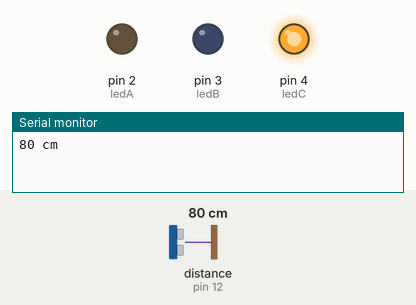
Bench run of a sketch on a simulated Arduino Uno, built with avr-gcc and run on an emulated ATmega328P. Shown: output pins drawn as LEDs (lit = HIGH), the last lines printed to the serial monitor. Wiring (inferred from the names in the program): ultrasonic range finder: trigger pin 13; echo pin 12. The test bench sets the inputs (shaded band); at power-on: distance to the obstacle (sensor on pin 12) 80 cm. The echo pulse lasts 58.3 µs per cm; pins used as bus, display or sensor lines are not drawn.

Above: at 1.2 s.
1.3 s: distance to the obstacle (sensor on pin 12) set to 63 cm
2.8 s: distance to the obstacle (sensor on pin 12) set to 56 cm
At 3.3 s:
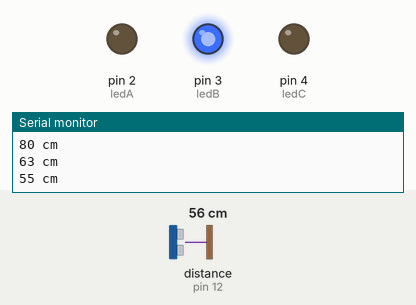
4.3 s: distance to the obstacle (sensor on pin 12) set to 2 cm
At 5.5 s:
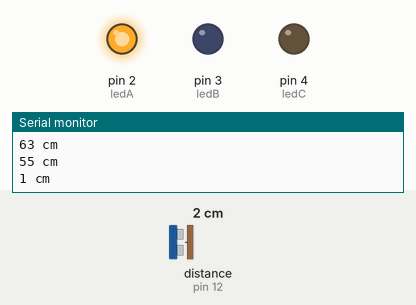
5.9 s: distance to the obstacle (sensor on pin 12) set to 35 cm
At 6.8 s:
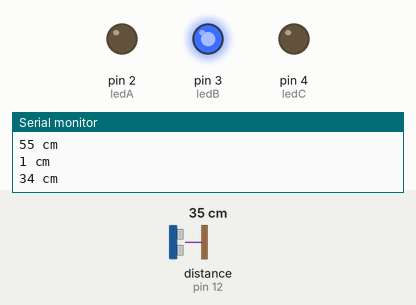
7.4 s: distance to the obstacle (sensor on pin 12) set to 4 cm
At 8.7 s:
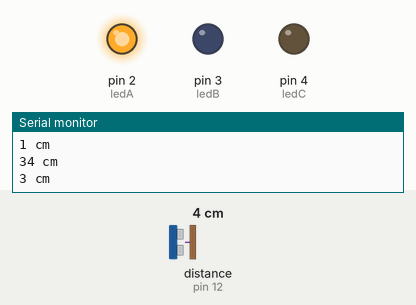
Timing chart, 0 to 10.0 s (numbered marks = the images above; inputs shaded):
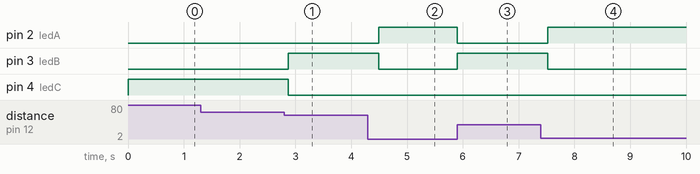

The sketch:

AR02_ultrasonic.ino
```cpp
/*
 예제 6.7
 초음파 거리센서를 이용한 거리 측정
*/

const int ledA   =  2;
const int ledB   =  3;
const int ledC   =  4;
int number = 1;
// 트리거 핀과 에코 핀 번호를 설정한다.
const char trigPin = 13;
const char echoPin = 12;

// 펄스 폭과 거리 변수 설정
int pulseWidth;
int distance;
int distanceOld;

void setup() {
  // 시리얼 통신 설정
  Serial.begin (9600);
  // 트리거 핀은 출력으로, 에코핀은 입력으로 설정
  pinMode(trigPin, OUTPUT);
  pinMode(echoPin, INPUT);
  pinMode(ledA, OUTPUT);
  pinMode(ledB, OUTPUT);
  pinMode(ledC, OUTPUT);
  // 트리거 핀의 초기값을 LOW로 한다
  digitalWrite(trigPin, LOW);
}

void loop(){
  // 10us의 트리거 신호를 HC-SR04로 내보낸다.
  digitalWrite(trigPin,HIGH);
  delayMicroseconds(10);
  digitalWrite(trigPin, LOW);

  // Echo 펄스 폭을 측정하여 pulseWidth 변수에 저장한다.
  pulseWidth = pulseIn(echoPin, HIGH);
  // 거리를 계산한다.
  distance = pulseWidth / 58;

  // 감지거리인 2~200cm 범위의 거리값만 사용한다.
  if(distance <= 200 || distance >= 2){
    // 이전의 거리값과 비교하여 변화가 있을 경우에만
    // 시리얼 통신으로 전송한다.
    if(distance != distanceOld){
      Serial.print(distance);
      Serial.println(" cm");
    };
  };
  if(distance <= 20)
  {
    digitalWrite(ledA,HIGH);
  digitalWrite(ledB,LOW);
  digitalWrite(ledC,LOW);
  delay(100);
  }
  else if(distance <=60)
  {
    digitalWrite(ledA,LOW);
  digitalWrite(ledB,HIGH);
  digitalWrite(ledC,LOW);
  delay(100);
  }
  else if(distance >=61)
  {
    digitalWrite(ledA,LOW);
  digitalWrite(ledB,LOW);
  digitalWrite(ledC,HIGH);
  delay(100);
  }

  distanceOld = distance;
  delay(100);
}
```

Measured:
- the behaviour switches between 61 and 60 cm on distance to the obstacle (sensor on pin 12) (found by bisection; images 0 and 1)
- after the input at 2.8 s, pin 3 (ledB): LOW → HIGH after 0.07 s; pin 4 (ledC): HIGH → LOW after 0.07 s
- after the input at 4.3 s, pin 2 (ledA): LOW → HIGH after 0.20 s; pin 3 (ledB): HIGH → LOW after 0.20 s
- after the input at 5.9 s, pin 2 (ledA): HIGH → LOW at once; pin 3 (ledB): LOW → HIGH at once
- after the input at 7.4 s, pin 2 (ledA): LOW → HIGH after 0.12 s; pin 3 (ledB): HIGH → LOW after 0.12 s
